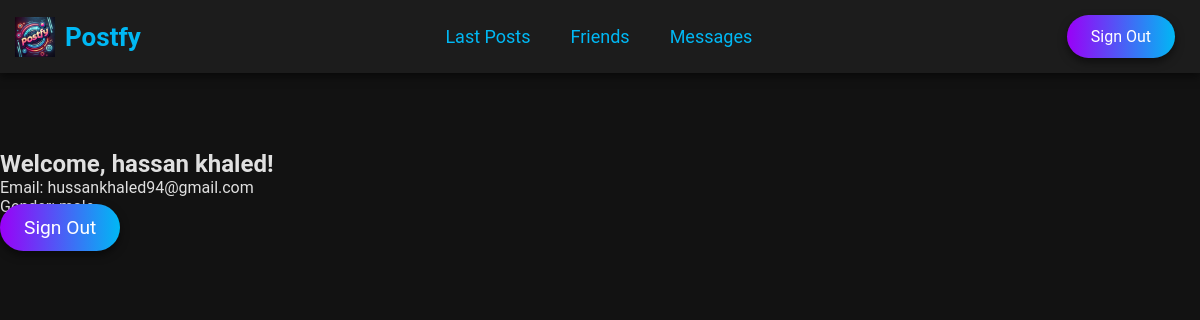
The app's page /profile (signed in) with its own data.
### app.py (models this page shows, shortened)
class User(db.Model):
    id = db.Column(db.Integer, primary_key=True)
    first_name = db.Column(db.String(100), nullable=False)
    last_name = db.Column(db.String(100), nullable=False)
    user_id = db.Column(db.String(100), unique=True, nullable=False)
    email = db.Column(db.String(120), unique=True, nullable=False)
    password = db.Column(db.String(200), nullable=False)
    gender = db.Column(db.String(10), nullable=False)

### app.py (the view)
@app.route('/profile')
@login_required
def profile():
    user = User.query.get(session['user_id'])
    return render_template('profile.html', user=user)

### app.py (called while the page is built)
def login_required(f):
    @wraps(f)
    def decorated_function(*args, **kwargs):
        if 'user_id' not in session:
            return redirect(url_for('login'))
        return f(*args, **kwargs)
    return decorated_function

### Templates/profile.html (shortened to what this page needs)
{% extends "base.html" %}
{% block content %}
<section class="profile-page">
    <h2>Welcome, {{ user.first_name }} {{ user.last_name }}!</h2>
    <p>Email: {{ user.email }}</p>
    <p>Gender: {{ user.gender }}</p>
    <p><a href="{{ url_for('logout') }}" class="cta-btn">Sign Out</a></p>
</section>
{% endblock %}

### Templates/base.html (shortened to what this page needs)
<!DOCTYPE html>
<html lang="en">
<head>
    <link rel="stylesheet" href="{{ url_for('static', filename='css/styles.css') }}">
</head>
<body>
    <nav class="navbar">
        <div class="navbar-left">
            <img src="{{ url_for('static', filename='images/logo1.png') }}" alt="Logo" class="logo">
            <span class="brand-name">Postfy</span>
        </div>
        <div class="navbar-center">
            <a href="{{ url_for('newposts') }}" class="nav-link">Last Posts</a>
            <a href="#" class="nav-link">Friends</a>
            <a href="#" class="nav-link">Messages</a>
        </div>
        <div class="navbar-right">
            {% if 'user_id' in session %}
            <a href="{{ url_for('logout') }}" class="auth-btn">Sign Out</a>
            {% else %}
            <a href="{{ url_for('login') }}" class="auth-btn">Sign In</a>
            <a href="{{ url_for('signup') }}" class="auth-btn sign-up-btn">Sign Up</a>
            {% endif %}
        </div>
    </nav>
    <div class="content">
        {% block content %}{% endblock %}
    </div>
</body>
</html>

### static/css/styles.css (style rules this page uses)
:root { --neon-blue: #00b8f4; --neon-pink: #ff57ff; --neon-purple: #9a00f7; --neon-green: #00ff87; --neon-yellow: #ffcc00; --neon-orange: #ff6f00; --dark-background: #121212; --light-background: #1c1c1c; --button-hover: #ff57ff; --text-light: #e0e0e0; --shadow: rgba(0, 0, 0, 0.5); }
* { margin: 0; padding: 0; box-sizing: border-box; }
body { font-family: 'Roboto', sans-serif; margin-top: 70px; background-color: var(--dark-background); color: var(--text-light); }
.navbar { position: fixed; top: 0; left: 0; width: 100%; display: flex; justify-content: space-between; align-items: center; padding: 15px; background: var(--light-background); backdrop-filter: blur(8px); z-index: 100; box-shadow: 0 4px 8px var(--shadow); }
.navbar-left { display: flex; align-items: center; }
.navbar-right { display: flex; align-items: center; }
.navbar-center { display: flex; justify-content: center; flex-grow: 1; }
.nav-link { color: var(--neon-blue); text-decoration: none; margin: 0 20px; font-size: 18px; transition: color 0.3s ease, transform 0.3s ease; }
.logo { width: 40px; height: 40px; transition: transform 0.3s ease; }
.brand-name { color: var(--neon-blue); font-size: 26px; margin-left: 10px; font-weight: bold; transition: color 0.3s ease; }
.auth-btn { background: linear-gradient(to right, var(--neon-purple), var(--neon-blue)); color: white; text-decoration: none; padding: 12px 24px; margin: 0 10px; border-radius: 50px; box-shadow: 0 4px 8px var(--shadow); transition: background 0.3s ease, transform 0.3s ease; }
.content { padding-top: 80px; }
.cta-btn, .cta-link { text-decoration: none; color: white; padding: 12px 24px; font-size: 1.1rem; border-radius: 30px; transition: background 0.3s ease, color 0.3s ease; }
.cta-btn { background: var(--neon-pink); }
.cta-btn { background: linear-gradient(to right, var(--neon-purple), var(--neon-blue)); color: white; padding: 12px 24px; border-radius: 30px; font-size: 1.2rem; text-decoration: none; box-shadow: 0 4px 8px var(--shadow); transition: background 0.3s ease, transform 0.3s ease; }

### records on screen
User: first_name "hassan", last_name "khaled", email "hussankhaled94@gmail.com", gender "male"
